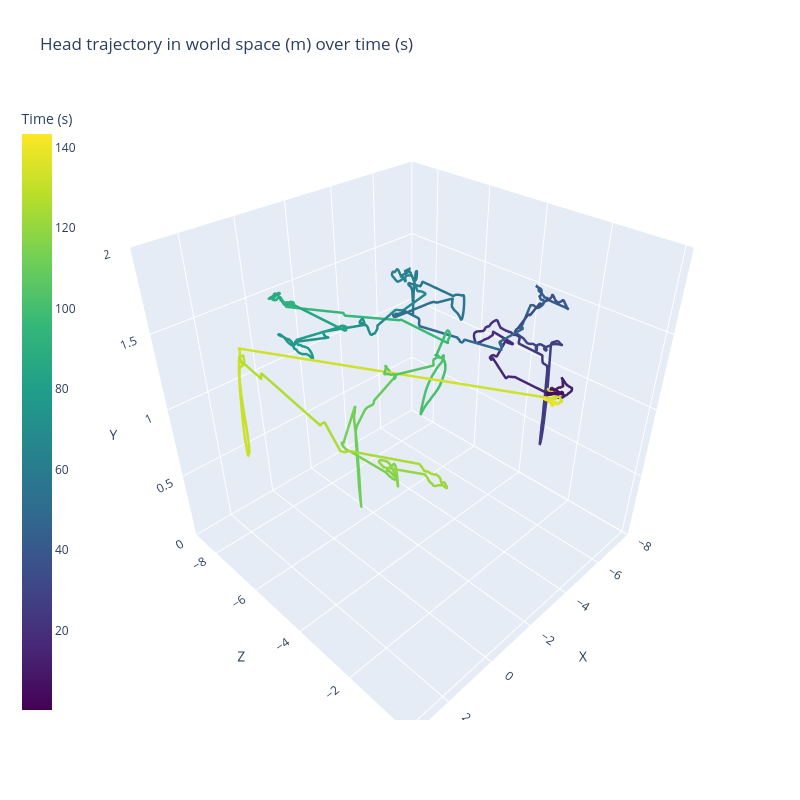

The notebook cell saved with this chart:
### Markdown cell above
Applying the function to the head, we get the following result:

### Code cell
head_trajectory = create_trajectory_3d(head_world_positions, "Head trajectory")
head_trajectory = add_trajectory_custom_data(head_trajectory, head_time_s, "Time", "s", as_line_color=True)

fig = go.Figure()
fig.add_trace(head_trajectory)
fig.update_layout(
    title="Head trajectory in world space (m) over time (s)",
    scene=dict(
        xaxis_title="X",
        yaxis_title="Z",
        zaxis_title="Y",
        zaxis=dict(range=[0,2])
    ),
    width=800,
    height=800
)
fig.show()

### Figure 1 — Plotly figure (JSON) as saved in the notebook; plotly's stock layout.template omitted (floating-point values rounded to 4 significant figures; data arrays with more than 128 entries replaced by an {"elided": "..."} marker saying what was removed)
{"data": [{"customdata": {"elided": "12833x1 float values"}, "hovertemplate": "<b>X:</b> %{x:.2f}<br><b>Y:</b> %{y:.2f}<br><b>Z:</b> %{z:.2f}<br>Time:</b> %{customdata[0]:.2f}s", "line": {"color": {"elided": "12833 float values"}, "colorbar": {"title": {"text": "Time (s)"}, "x": -0.15}, "colorscale": [[0, "#440154"], [0.1111, "#482878"], [0.2222, "#3e4989"], [0.3333, "#31688e"], [0.4444, "#26828e"], [0.5556, "#1f9e89"], [0.6667, "#35b779"], [0.7778, "#6ece58"], [0.8889, "#b5de2b"], [1, "#fde725"]], "width": 5}, "mode": "lines", "name": "Head trajectory", "type": "scatter3d", "x": {"elided": "12833 float values"}, "y": {"elided": "12833 float values"}, "z": {"elided": "12833 float values"}}], "layout": {"height": 800, "scene": {"xaxis": {"title": {"text": "X"}}, "yaxis": {"title": {"text": "Z"}}, "zaxis": {"range": [0, 2], "title": {"text": "Y"}}}, "title": {"text": "Head trajectory in world space (m) over time (s)"}, "width": 800}}
